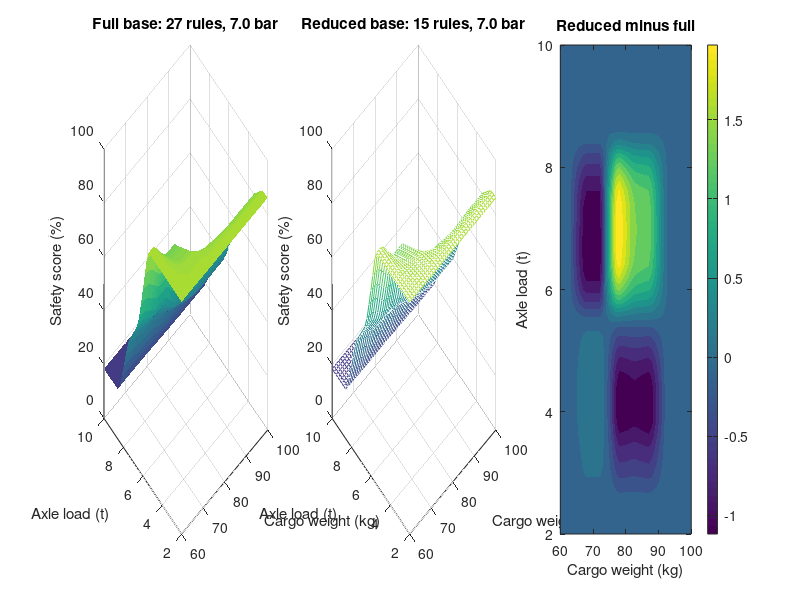

MATLAB code to generate this figure:
function result = lab3(varargin)
% Lab 3. Full and reduced Mamdani rule bases.
% Run LAB3 for the plots and the R2014 Rule Editor.
% LAB3(false) runs the calculations and plots without opening the editor.
if nargin == 2
    % The legacy Fuzzy Logic Toolbox calls this same file as lab3(x,params)
    % for a custom membership function. No extra M-file is needed.
    result = interpolateTerm(varargin{1}, varargin{2});
    return
end
openEditor = nargin == 0 || varargin{1};

% Parameters are the eight membership values at the interval centers
% of each variable in Lab 2. Rows of a block are: Low, Medium and High.
ranges = [60 100; 2 10; 5 9; 0 100];
nodes = {
    [1 0.7135254915624212 0.7135254915624212 0.410218024111047 0.15450849718747373 0 0 0;
          0 0.21654236465910048 0.21654236465910048 0.8106427859674035 1 0.5749171248427078 0 0;
          0 0 0 0 0 0.5784142923389222 1 1]
    [1 0.7135254915624212 0.410218024111047 0 0 0 0 0;
          0 0.15450849718747373 0.5784142923389222 1 0.5784142923389222 0.410218024111047 0 0;
          0 0 0 0 0.410218024111047 0.5784142923389222 1 1]
    [1 0.7135254915624212 0.7135254915624212 0 0 0 0 0;
          0 0.15450849718747373 0.15450849718747373 1 1 0.5784142923389222 0 0;
          0 0 0 0 0 0.410218024111047 1 1]
    [1 1 0.7135254915624212 0.11435677693908453 0 0 0 0;
          0 0 0.15450849718747373 0.8187293044088437 1 0.7135254915624212 0 0;
          0 0 0 0 0 0.15450849718747373 1 1]
};
params = cell(4, 3);
for k = 1:4
    for t = 1:3
        params{k, t} = [ranges(k, :), nodes{k}(t, :)];
    end
end

% All 27 combinations of input terms. A 0 in a reduced rule omits cargo.
fullRules = zeros(27, 6);
reducedRules = zeros(27, 6);
n = 0;
m = 0;
for axle = 1:3
    for tyre = 1:3
        cargo = (1:3).';
        group = [cargo, axle*ones(3, 1), tyre*ones(3, 1)];

        % Classroom rule policy: high axle load targets the high pressure
        % term. Below-target pressure has the larger penalty.
        target = 2 + (axle == 3);
        risk = 0.20*(cargo-1) + 0.40*(axle-1) + ...
               0.90*max(target-tyre, 0) + 0.45*max(tyre-target, 0);
        outcome = 3 - min(2, round(risk));
        group = [group, outcome, ones(3, 2)];
        fullRules(n+1:n+3, :) = group;
        n = n + 3;
        if all(outcome == outcome(1))
            m = m + 1;
            reducedRules(m, :) = [0 axle tyre outcome(1) 1 1];
        else
            reducedRules(m+1:m+3, :) = group;
            m = m + 3;
        end
    end
end
reducedRules = reducedRules(1:m, :);
for k = 1:n
    exact = bsxfun(@eq, reducedRules(:, 1:3), fullRules(k, 1:3));
    match = all(exact | reducedRules(:, 1:3) == 0, 2);
    assert(nnz(match) == 1 && reducedRules(match, 4) == fullRules(k, 4), ...
           'A term combination is missing or has conflicting conclusions.');
end
fprintf('Rules: %d full, %d reduced. All 27 term combinations covered.\n', n, m);

% Product AND and implication, sum aggregation, sampled centroid.
y = (0:100).';
outMu = zeros(numel(y), 3);
for k = 1:3
    outMu(:, k) = interpolateTerm(y, params{4, k});
end
areas = sum(outMu, 1).';
moments = (y.' * outMu).';
compute = @(x, r) evaluateRules(x, r, params, areas, moments);

% Cases 1-3: EPA track data (PMC6198682, Table 1 and axle-load text).
% Drive and trailer totals are split evenly across their two axles.
% Cases 4-5: Dunlop LI 160 single-tyre axle capacity table.
% Cargo 80 kg is held constant for the test. Actual safety is not measured.
tests = [80 5.37 7.6;
          80 6.07 6.9;
          80 6.145 6.9;
          80 8.3 8;
          80 8.3 8.5];
capacity = [NaN; NaN; NaN; 8.19; 8.60];
fullTest = compute(tests, fullRules);
shortTest = compute(tests, reducedRules);
result = [tests, capacity, fullTest, shortTest, shortTest-fullTest];
fprintf('\nCargo kg  Axle t  Pressure bar  Capacity t     Full  Reduced   Change\n');
fprintf('%8.0f %8.3f %13.2f %11.3f %8.2f %8.2f %8.2f\n', result.');
assert(fullTest(5) > fullTest(4) && shortTest(5) > shortTest(4), ...
       'The catalog comparison has the wrong direction.');

% Compare a dense surface slice using common axes for both bases.
[cargo, axle] = meshgrid(linspace(60, 100, 41), linspace(2, 10, 41));
pressure = 7;
input = [cargo(:), axle(:), pressure*ones(numel(cargo), 1)];
zFull = reshape(compute(input, fullRules), size(cargo));
zReduced = reshape(compute(input, reducedRules), size(cargo));
delta = zReduced - zFull;
fprintf('Pressure slice: %.1f bar. Max. difference: %.3f points.\n', ...
        pressure, max(abs(delta(:))));
fig = figure('Name', 'Lab 3 - Rule surfaces', 'NumberTitle', 'off', ...
             'Color', 'w', 'Position', [60 90 1200 440]);
subplot(1, 3, 1);
surf(cargo, axle, zFull, 'EdgeColor', 'none');
labelSurface(sprintf('Full base: %d rules', n), pressure);
subplot(1, 3, 2);
mesh(cargo, axle, zReduced);
labelSurface(sprintf('Reduced base: %d rules', m), pressure);
subplot(1, 3, 3);
contourf(cargo, axle, delta, 16, 'LineColor', 'none');
title('Reduced minus full');
xlabel('Cargo weight (kg)');
ylabel('Axle load (t)');
colorbar;

folder = fullfile(fileparts(mfilename('fullpath')), 'graphs');
if ~exist(folder, 'dir')
    mkdir(folder);
end
print(fig, fullfile(folder, 'lab3_rule_surfaces.png'), '-dpng', '-r150');

% The positional NEWFIS syntax is the form used by MATLAB R2014.
if exist('newfis', 'file') && license('test', 'Fuzzy_Toolbox')
    fisFull = makeFIS('TruckSafetyFull', fullRules, ranges, params);
    fisReduced = makeFIS('TruckSafetyReduced', reducedRules, ranges, params);
    writefis(fisFull, fullfile(folder, 'TruckSafetyFull'));
    writefis(fisReduced, fullfile(folder, 'TruckSafetyReduced'));
    % The 2014 form of EVALFIS takes inputs first and the FIS second.
    try
        nativeFull = evalfis(tests, fisFull, numel(y));
        nativeReduced = evalfis(tests, fisReduced, numel(y));
        difference = max(abs([nativeFull(:) - fullTest; nativeReduced(:) - shortTest]));
        fprintf('Maximum difference versus Toolbox EVALFIS: %.3g.\n', difference);
    catch err
        warning('Could not compare against Toolbox EVALFIS: %s', err.message);
    end
    if openEditor
        ruleedit(fisFull);
    end
else
    fprintf('Fuzzy Logic Toolbox is needed to open the R2014 Rule Editor.\n');
end
end

function mu = interpolateTerm(x, p)
% The FIS stores just 10 parameters: the two bounds and eight node values.
edges = linspace(p(1), p(2), 9);
centers = (edges(1:end-1) + edges(2:end)) / 2;
knots = [p(1), centers, p(2)];
levels = p(3:10);
levels = [levels(1), reshape(levels, 1, []), levels(end)];
x = min(p(2), max(p(1), x));
mu = interp1(knots, levels, x, 'linear');
mu = reshape(mu, size(x));
end

function y = evaluateRules(input, rules, params, areas, moments)
% Accumulate firing strengths by consequent. Product-sum aggregation makes
% the area and first moment linear in these three accumulated strengths.
n = size(input, 1);
terms = zeros(n, 3, 3);
for k = 1:3
    for t = 1:3
        terms(:, t, k) = interpolateTerm(input(:, k), params{k, t});
    end
end
totals = zeros(n, 3);
for row = 1:size(rules, 1)
    strength = rules(row, 5) * ones(n, 1);
    for k = 1:3
        t = rules(row, k);
        if t ~= 0
            strength = strength .* terms(:, t, k);
        end
    end
    out = rules(row, 4);
    totals(:, out) = totals(:, out) + strength;
end
denominator = totals * areas;
assert(all(denominator > 0), 'No rule is active at one or more points.');
y = (totals * moments) ./ denominator;
end

function labelSurface(caption, pressure)
title(sprintf('%s, %.1f bar', caption, pressure));
xlabel('Cargo weight (kg)');
ylabel('Axle load (t)');
zlabel('Safety score (%)');
axis([60 100 2 10 0 100]);
caxis([0 100]);
view(-42, 30);
grid on;
end

function fis = makeFIS(name, rules, ranges, params)
fis = newfis(name, 'mamdani', 'prod', 'max', 'prod', 'sum', 'centroid');
names = {'CargoWeight', 'AxleLoad', 'TyrePressure', 'Safety'};
terms = {'Low', 'Medium', 'High'};
for k = 1:4
    if k <= 3
        kind = 'input';
        index = k;
    else
        kind = 'output';
        index = 1;
    end
    fis = addvar(fis, kind, names{k}, ranges(k, :));
    for t = 1:3
        fis = addmf(fis, kind, index, terms{t}, 'lab3', params{k, t});
    end
end
fis = addrule(fis, rules);
end
